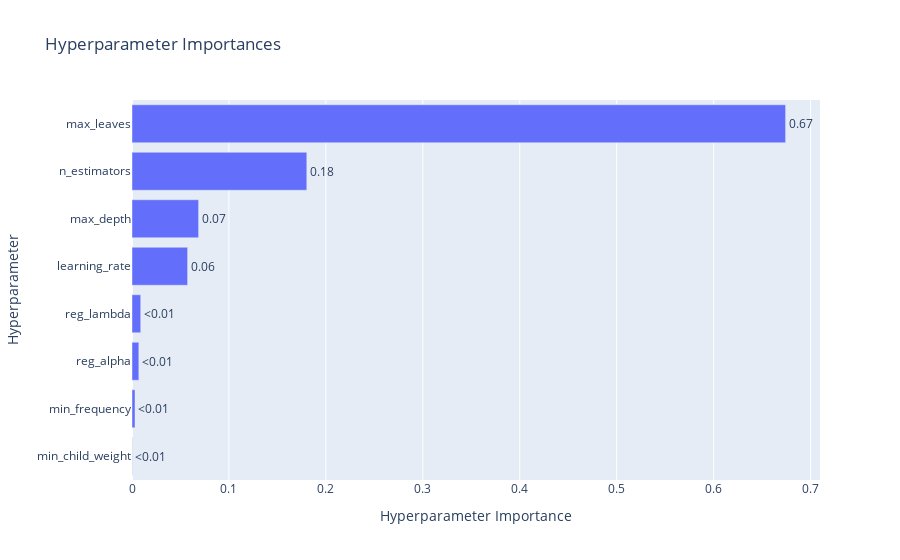

Write notebook code for a chart like this one.
### Markdown cell above
A partir del gráfico de tendencias paralelas, se pueden ver tendencias en función de los cambios en los hiperparámetros del modelo:
- Learning rate: se puede ver que la mayoría de los trials fluyen a través de learning rates entre 0.06 y 0.099.
- max_depth: para este hiperparámetro no se ve una tendencia clara, pero si se puede notar que  los valores de 7, 8, 9 y 10 tienen una mayor cantidad de trials que los utilizan.
- max_leaves: en este caso se observa que hay mayor tendencia a valores mayores a 80 en este hiperparámetro.
- n_estimators: aquí también se puede encontrar una tendencia donde la mayoría de los trials toman valores entre 800 y 1000 para este hiperparámetro.

Fuera de estos hiperparámetros no se observan tendencias claras. De todas maneras, al ser tan sutiles las mejoras entre trials, no es posible notar qué trial corresponde a los mejores modelos ya que el cambio en el rango de color es mínimo.

### Code cell
from optuna.visualization import plot_param_importances

plot_param_importances(study_opt)

### Figure 1 — Plotly figure (JSON) as saved in the notebook; plotly's stock layout.template omitted (floating-point values rounded to 4 significant figures)
{"data": [{"cliponaxis": false, "hovertemplate": ["min_child_weight (IntDistribution): 0.00025596669724045336<extra></extra>", "min_frequency (FloatDistribution): 0.0031108454009651587<extra></extra>", "reg_alpha (FloatDistribution): 0.007053602198797728<extra></extra>", "reg_lambda (FloatDistribution): 0.009009873673814672<extra></extra>", "learning_rate (FloatDistribution): 0.05735804146431385<extra></extra>", "max_depth (IntDistribution): 0.06872211782127556<extra></extra>", "n_estimators (IntDistribution): 0.18030177625348634<extra></extra>", "max_leaves (IntDistribution): 0.6741877764901063<extra></extra>"], "name": "Objective Value", "orientation": "h", "text": ["<0.01", "<0.01", "<0.01", "<0.01", "0.06", "0.07", "0.18", "0.67"], "textposition": "outside", "type": "bar", "x": [0.000256, 0.003111, 0.007054, 0.00901, 0.05736, 0.06872, 0.1803, 0.6742], "y": ["min_child_weight", "min_frequency", "reg_alpha", "reg_lambda", "learning_rate", "max_depth", "n_estimators", "max_leaves"]}], "layout": {"title": {"text": "Hyperparameter Importances"}, "xaxis": {"title": {"text": "Hyperparameter Importance"}}, "yaxis": {"title": {"text": "Hyperparameter"}}}}
